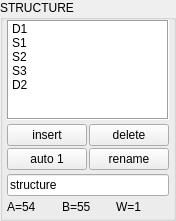
     <widget class="QGroupBox" name="gbStructure">
      <property name="geometry">
       <rect>
        <x>550</x>
        <y>0</y>
        <width>136</width>
        <height>221</height>
       </rect>
      </property>
      <property name="title">
       <string>STRUCTURE</string>
      </property>
      <property name="flat">
       <bool>false</bool>
      </property>
      <property name="checkable">
       <bool>false</bool>
      </property>
      <layout class="QVBoxLayout" name="verticalLayout_4">
       <property name="spacing">
        <number>4</number>
       </property>
       <property name="leftMargin">
        <number>4</number>
       </property>
       <property name="topMargin">
        <number>0</number>
       </property>
       <property name="rightMargin">
        <number>4</number>
       </property>
       <property name="bottomMargin">
        <number>4</number>
       </property>
       <item>
        <widget class="QListWidget" name="listStruct">
         <property name="styleSheet">
          <string notr="true">font: 7pt &quot;MS Shell Dlg 2&quot;;</string>
         </property>
         <property name="frameShape">
          <enum>QFrame::Box</enum>
         </property>
         <property name="frameShadow">
          <enum>QFrame::Sunken</enum>
         </property>
         <property name="lineWidth">
          <number>1</number>
         </property>
         <property name="midLineWidth">
          <number>0</number>
         </property>
         <property name="alternatingRowColors">
          <bool>false</bool>
         </property>
         <property name="selectionMode">
          <enum>QAbstractItemView::SingleSelection</enum>
         </property>
         <property name="viewMode">
          <enum>QListView::ListMode</enum>
         </property>
         <property name="modelColumn">
          <number>0</number>
         </property>
         <item>
          <property name="text">
           <string>D1</string>
          </property>
         </item>
         <item>
          <property name="text">
           <string>S1</string>
          </property>
         </item>
         <item>
          <property name="text">
           <string>S2</string>
          </property>
         </item>
         <item>
          <property name="text">
           <string>S3</string>
          </property>
         </item>
         <item>
          <property name="text">
           <string>D2</string>
          </property>
         </item>
        </widget>
       </item>
       <item>
        <layout class="QGridLayout" name="gridLayout_4">
         <property name="topMargin">
          <number>0</number>
         </property>
         <property name="spacing">
          <number>2</number>
         </property>
         <item row="0" column="0">
          <widget class="QPushButton" name="btnStIns">
           <property name="autoFillBackground">
            <bool>false</bool>
           </property>
           <property name="styleSheet">
            <string notr="true">font: 7pt &quot;MS Shell Dlg 2&quot;;</string>
           </property>
           <property name="text">
            <string>insert</string>
           </property>
           <property name="flat">
            <bool>false</bool>
           </property>
          </widget>
         </item>
         <item row="0" column="1">
          <widget class="QPushButton" name="btnStDel">
           <property name="autoFillBackground">
            <bool>false</bool>
           </property>
           <property name="styleSheet">
            <string notr="true">font: 7pt &quot;MS Shell Dlg 2&quot;;</string>
           </property>
           <property name="text">
            <string>delete</string>
           </property>
           <property name="flat">
            <bool>false</bool>
           </property>
          </widget>
         </item>
         <item row="1" column="0">
          <widget class="QPushButton" name="btnStAuto">
           <property name="autoFillBackground">
            <bool>false</bool>
           </property>
           <property name="styleSheet">
            <string notr="true">font: 7pt &quot;MS Shell Dlg 2&quot;;</string>
           </property>
           <property name="text">
            <string>auto 1</string>
           </property>
           <property name="flat">
            <bool>false</bool>
           </property>
          </widget>
         </item>
         <item row="1" column="1">
          <widget class="QPushButton" name="btnStrRename">
           <property name="autoFillBackground">
            <bool>false</bool>
           </property>
           <property name="styleSheet">
            <string notr="true">font: 7pt &quot;MS Shell Dlg 2&quot;;</string>
           </property>
           <property name="text">
            <string>rename</string>
           </property>
           <property name="flat">
            <bool>false</bool>
           </property>
          </widget>
         </item>
        </layout>
       </item>
       <item>
        <widget class="QLineEdit" name="lineStructure">
         <property name="styleSheet">
          <string notr="true">font: 7pt &quot;MS Shell Dlg 2&quot;;</string>
         </property>
         <property name="text">
          <string>structure</string>
         </property>
         <property name="frame">
          <bool>true</bool>
         </property>
        </widget>
       </item>
       <item>
        <layout class="QGridLayout" name="gridLayout_3">
         <property name="horizontalSpacing">
          <number>2</number>
         </property>
         <property name="verticalSpacing">
          <number>5</number>
         </property>
         <property name="topMargin">
          <number>0</number>
         </property>
         <item row="0" column="1">
          <widget class="QLabel" name="lblStrB">
           <property name="styleSheet">
            <string notr="true">font: 7pt &quot;MS Shell Dlg 2&quot;;</string>
           </property>
           <property name="text">
            <string>B=55</string>
           </property>
          </widget>
         </item>
         <item row="0" column="0">
          <widget class="QLabel" name="lblStrA">
           <property name="styleSheet">
            <string notr="true">font: 7pt &quot;MS Shell Dlg 2&quot;;</string>
           </property>
           <property name="text">
            <string>A=54</string>
           </property>
          </widget>
         </item>
         <item row="0" column="2">
          <widget class="QLabel" name="lblStrW">
           <property name="styleSheet">
            <string notr="true">font: 7pt &quot;MS Shell Dlg 2&quot;;</string>
           </property>
           <property name="text">
            <string>W=1</string>
           </property>
          </widget>
         </item>
        </layout>
       </item>
      </layout>
     </widget>
